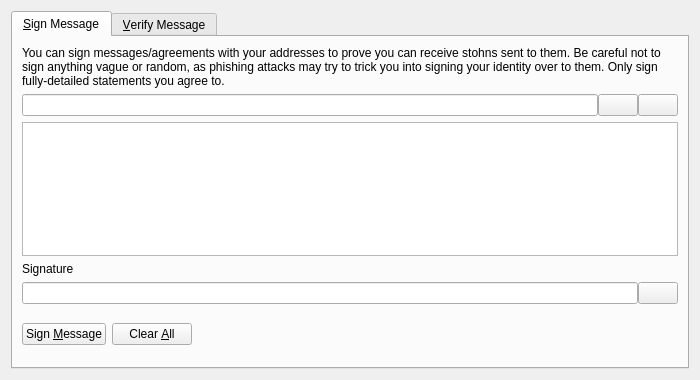
<?xml version="1.0" encoding="UTF-8"?>
<ui version="4.0">
 <class>SignVerifyMessageDialog</class>
 <widget class="QDialog" name="SignVerifyMessageDialog">
  <property name="geometry">
   <rect>
    <x>0</x>
    <y>0</y>
    <width>700</width>
    <height>380</height>
   </rect>
  </property>
  <property name="windowTitle">
   <string>Signatures - Sign / Verify a Message</string>
  </property>
  <property name="modal">
   <bool>true</bool>
  </property>
  <layout class="QVBoxLayout" name="verticalLayout">
   <item>
    <widget class="QTabWidget" name="tabWidget">
     <property name="currentIndex">
      <number>0</number>
     </property>
     <widget class="QWidget" name="tabSignMessage">
      <attribute name="title">
       <string>&amp;Sign Message</string>
      </attribute>
      <layout class="QVBoxLayout" name="verticalLayout_SM">
       <item>
        <widget class="QLabel" name="infoLabel_SM">
         <property name="text">
          <string>You can sign messages/agreements with your addresses to prove you can receive stohns sent to them. Be careful not to sign anything vague or random, as phishing attacks may try to trick you into signing your identity over to them. Only sign fully-detailed statements you agree to.</string>
         </property>
         <property name="textFormat">
          <enum>Qt::PlainText</enum>
         </property>
         <property name="wordWrap">
          <bool>true</bool>
         </property>
        </widget>
       </item>
       <item>
        <layout class="QHBoxLayout" name="horizontalLayout_1_SM">
         <property name="spacing">
          <number>0</number>
         </property>
         <item>
          <widget class="QValidatedLineEdit" name="addressIn_SM">
           <property name="toolTip">
            <string>The Stohn address to sign the message with</string>
           </property>
          </widget>
         </item>
         <item>
          <widget class="QPushButton" name="addressBookButton_SM">
           <property name="toolTip">
            <string>Choose previously used address</string>
           </property>
           <property name="text">
            <string/>
           </property>
           <property name="icon">
            <iconset resource="../bitcoin.qrc">
             <normaloff>:/icons/address-book</normaloff>:/icons/address-book</iconset>
           </property>
           <property name="shortcut">
            <string>Alt+A</string>
           </property>
           <property name="autoDefault">
            <bool>false</bool>
           </property>
          </widget>
         </item>
         <item>
          <widget class="QPushButton" name="pasteButton_SM">
           <property name="toolTip">
            <string>Paste address from clipboard</string>
           </property>
           <property name="text">
            <string/>
           </property>
           <property name="icon">
            <iconset resource="../bitcoin.qrc">
             <normaloff>:/icons/editpaste</normaloff>:/icons/editpaste</iconset>
           </property>
           <property name="shortcut">
            <string>Alt+P</string>
           </property>
           <property name="autoDefault">
            <bool>false</bool>
           </property>
          </widget>
         </item>
        </layout>
       </item>
       <item>
        <widget class="QPlainTextEdit" name="messageIn_SM">
         <property name="toolTip">
          <string>Enter the message you want to sign here</string>
         </property>
        </widget>
       </item>
       <item>
        <widget class="QLabel" name="signatureLabel_SM">
         <property name="text">
          <string>Signature</string>
         </property>
         <property name="textFormat">
          <enum>Qt::PlainText</enum>
         </property>
        </widget>
       </item>
       <item>
        <layout class="QHBoxLayout" name="horizontalLayout_2_SM">
         <property name="spacing">
          <number>0</number>
         </property>
         <item>
          <widget class="QLineEdit" name="signatureOut_SM">
           <property name="font">
            <font>
             <italic>true</italic>
            </font>
           </property>
           <property name="readOnly">
            <bool>true</bool>
           </property>
          </widget>
         </item>
         <item>
          <widget class="QPushButton" name="copySignatureButton_SM">
           <property name="toolTip">
            <string>Copy the current signature to the system clipboard</string>
           </property>
           <property name="text">
            <string/>
           </property>
           <property name="icon">
            <iconset resource="../bitcoin.qrc">
             <normaloff>:/icons/editcopy</normaloff>:/icons/editcopy</iconset>
           </property>
           <property name="autoDefault">
            <bool>false</bool>
           </property>
          </widget>
         </item>
        </layout>
       </item>
       <item>
        <layout class="QHBoxLayout" name="horizontalLayout_3_SM">
         <item>
          <widget class="QPushButton" name="signMessageButton_SM">
           <property name="toolTip">
            <string>Sign the message to prove you own this Stohn address</string>
           </property>
           <property name="text">
            <string>Sign &amp;Message</string>
           </property>
           <property name="icon">
            <iconset resource="../bitcoin.qrc">
             <normaloff>:/icons/edit</normaloff>:/icons/edit</iconset>
           </property>
           <property name="autoDefault">
            <bool>false</bool>
           </property>
          </widget>
         </item>
         <item>
          <widget class="QPushButton" name="clearButton_SM">
           <property name="toolTip">
            <string>Reset all sign message fields</string>
           </property>
           <property name="text">
            <string>Clear &amp;All</string>
           </property>
           <property name="icon">
            <iconset resource="../bitcoin.qrc">
             <normaloff>:/icons/remove</normaloff>:/icons/remove</iconset>
           </property>
           <property name="autoDefault">
            <bool>false</bool>
           </property>
          </widget>
         </item>
         <item>
          <spacer name="horizontalSpacer_1_SM">
           <property name="orientation">
            <enum>Qt::Horizontal</enum>
           </property>
           <property name="sizeHint" stdset="0">
            <size>
             <width>40</width>
             <height>48</height>
            </size>
           </property>
          </spacer>
         </item>
         <item>
          <widget class="QLabel" name="statusLabel_SM">
           <property name="font">
            <font>
             <weight>75</weight>
             <bold>true</bold>
            </font>
           </property>
           <property name="text">
            <string/>
           </property>
           <property name="wordWrap">
            <bool>true</bool>
           </property>
          </widget>
         </item>
         <item>
          <spacer name="horizontalSpacer_2_SM">
           <property name="orientation">
            <enum>Qt::Horizontal</enum>
           </property>
           <property name="sizeHint" stdset="0">
            <size>
             <width>40</width>
             <height>48</height>
            </size>
           </property>
          </spacer>
         </item>
        </layout>
       </item>
      </layout>
     </widget>
     <widget class="QWidget" name="tabVerifyMessage">
      <attribute name="title">
       <string>&amp;Verify Message</string>
      </attribute>
      <layout class="QVBoxLayout" name="verticalLayout_VM">
       <item>
        <widget class="QLabel" name="infoLabel_VM">
         <property name="text">
          <string>Enter the receiver's address, message (ensure you copy line breaks, spaces, tabs, etc. exactly) and signature below to verify the message. Be careful not to read more into the signature than what is in the signed message itself, to avoid being tricked by a man-in-the-middle attack. Note that this only proves the signing party receives with the address, it cannot prove sendership of any transaction!</string>
         </property>
         <property name="textFormat">
          <enum>Qt::PlainText</enum>
         </property>
         <property name="alignment">
          <set>Qt::AlignLeading|Qt::AlignLeft|Qt::AlignTop</set>
         </property>
         <property name="wordWrap">
          <bool>true</bool>
         </property>
        </widget>
       </item>
       <item>
        <layout class="QHBoxLayout" name="horizontalLayout_1_VM">
         <property name="spacing">
          <number>0</number>
         </property>
         <item>
          <widget class="QValidatedLineEdit" name="addressIn_VM">
           <property name="toolTip">
            <string>The Stohn address the message was signed with</string>
           </property>
          </widget>
         </item>
         <item>
          <widget class="QPushButton" name="addressBookButton_VM">
           <property name="toolTip">
            <string>Choose previously used address</string>
           </property>
           <property name="text">
            <string/>
           </property>
           <property name="icon">
            <iconset resource="../bitcoin.qrc">
             <normaloff>:/icons/address-book</normaloff>:/icons/address-book</iconset>
           </property>
           <property name="shortcut">
            <string>Alt+A</string>
           </property>
           <property name="autoDefault">
            <bool>false</bool>
           </property>
          </widget>
         </item>
        </layout>
       </item>
       <item>
        <widget class="QPlainTextEdit" name="messageIn_VM"/>
       </item>
       <item>
        <widget class="QValidatedLineEdit" name="signatureIn_VM"/>
       </item>
       <item>
        <layout class="QHBoxLayout" name="horizontalLayout_2_VM">
         <item>
          <widget class="QPushButton" name="verifyMessageButton_VM">
           <property name="toolTip">
            <string>Verify the message to ensure it was signed with the specified Stohn address</string>
           </property>
           <property name="text">
            <string>Verify &amp;Message</string>
           </property>
           <property name="icon">
            <iconset resource="../bitcoin.qrc">
             <normaloff>:/icons/transaction_0</normaloff>:/icons/transaction_0</iconset>
           </property>
           <property name="autoDefault">
            <bool>false</bool>
           </property>
          </widget>
         </item>
         <item>
          <widget class="QPushButton" name="clearButton_VM">
           <property name="toolTip">
            <string>Reset all verify message fields</string>
           </property>
           <property name="text">
            <string>Clear &amp;All</string>
           </property>
           <property name="icon">
            <iconset resource="../bitcoin.qrc">
             <normaloff>:/icons/remove</normaloff>:/icons/remove</iconset>
           </property>
           <property name="autoDefault">
            <bool>false</bool>
           </property>
          </widget>
         </item>
         <item>
          <spacer name="horizontalSpacer_1_VM">
           <property name="orientation">
            <enum>Qt::Horizontal</enum>
           </property>
           <property name="sizeHint" stdset="0">
            <size>
             <width>40</width>
             <height>48</height>
            </size>
           </property>
          </spacer>
         </item>
         <item>
          <widget class="QLabel" name="statusLabel_VM">
           <property name="font">
            <font>
             <weight>75</weight>
             <bold>true</bold>
            </font>
           </property>
           <property name="text">
            <string/>
           </property>
           <property name="wordWrap">
            <bool>true</bool>
           </property>
          </widget>
         </item>
         <item>
          <spacer name="horizontalSpacer_2_VM">
           <property name="orientation">
            <enum>Qt::Horizontal</enum>
           </property>
           <property name="sizeHint" stdset="0">
            <size>
             <width>40</width>
             <height>48</height>
            </size>
           </property>
          </spacer>
         </item>
        </layout>
       </item>
      </layout>
     </widget>
    </widget>
   </item>
  </layout>
 </widget>
 <customwidgets>
  <customwidget>
   <class>QValidatedLineEdit</class>
   <extends>QLineEdit</extends>
   <header>qt/qvalidatedlineedit.h</header>
  </customwidget>
 </customwidgets>
 <resources>
  <include location="../bitcoin.qrc"/>
 </resources>
 <connections/>
</ui>
